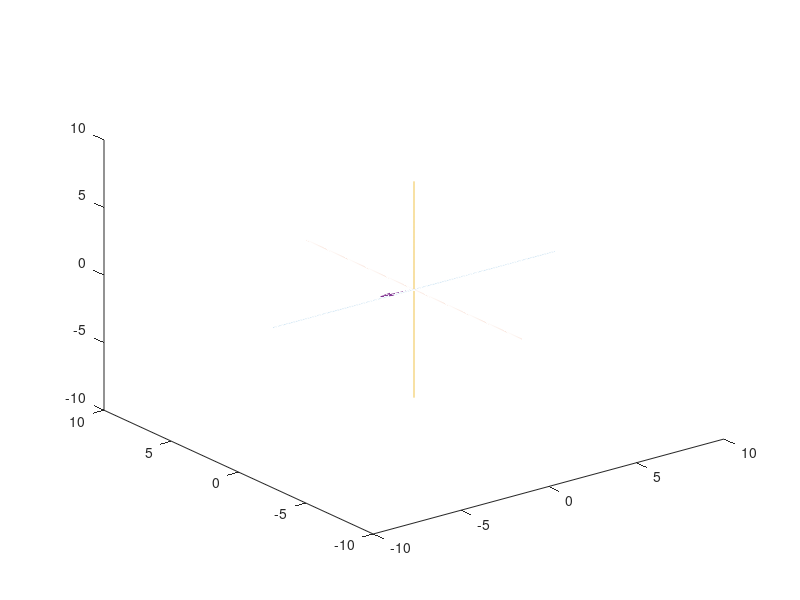

Here is the MATLAB script that generated this plot: (Note: this script raises an error after producing the figure.)
function Regular_Left_NoInstance_CSVRead()

Data = csvread('LeftArmMotionData.csv', 1,0);

Time = Data(1:end, 1);
Size = length(Time);
%--------------------------------------------------------------------------
%Arm_1 Vector Length
Arm_1 = Data(1:end, 2);

%Arm_2 Vector Length
Arm_2 = Data(1:end, 5);

%Arm_3 Vector Length
Arm_3 = Data(1:end, 8);


%--------------------------------------------------------------------------

%Arm 1------------------------------------------
%Phi Angle Setter
Upper_Arm_Phi = pi/180*Data(1:end, 3);

%Theta Angle Setter
Upper_Arm_Theta = pi/180*Data(1:end, 4);

%Arm 2------------------------------------------
%Phi Angle Setter
Forearm_Phi = pi/180*Data(1:end, 6);

%Theta Angle Setter
Forearm_Theta = pi/180*Data(1:end, 7);

%Arm 3------------------------------------------
%Phi Angle Setter
Hand_Phi = pi/180*Data(1:end, 9);

%Theta Angle Setter
Hand_Theta = pi/180*Data(1:end, 10);





%--------------------------------------------------------------------------
%Conversion from Spherical to Rectangular Coordinates 
%Arm 1
x_1 = Arm_1.*sin(Upper_Arm_Phi).*cos(Upper_Arm_Theta);
y_1 = Arm_1.*sin(Upper_Arm_Phi).*sin(Upper_Arm_Theta);
z_1 = Arm_1.*cos(Upper_Arm_Phi);

%Arm 2
x_2 = Arm_2.*sin(Forearm_Phi).*cos(Forearm_Theta);
y_2 = Arm_2.*sin(Forearm_Phi).*sin(Forearm_Theta);
z_2 = Arm_2.*cos(Forearm_Phi);

%Arm 3
x_3 = Arm_3.*sin(Hand_Phi).*cos(Hand_Theta);
y_3 = Arm_3.*sin(Hand_Phi).*sin(Hand_Theta);
z_3 = Arm_3.*cos(Hand_Phi);


%--------------------------------------------------------------------------
%Line/Axis Plots 
t1a = -8:.01:8;
t1b = 0*t1a;
t1c = 0*t1a;

t2b = -8:.01:8;
t2a = 0*t2b;
t2c = 0*t2b;

t3c = -8:.01:8;
t3a = 0*t3c;
t3b = 0*t3c;

%--------------------------------------------------------------------------
%Graphing loop
for j = 1:Size
    %Plot Axes
    plot3(t1a, t1b, t1c);
    hold on
    plot3(t2a, t2b, t2c);
    hold on
    plot3(t3a, t3b, t3c);
    hold on
    
    %Coordinate Set
    %Arm 1
    x2_begin_1 = 0;
    y2_begin_1 = 0;
    z2_begin_1 = 0;
    
    x2_1 = x_1(j);
    y2_1 = y_1(j);
    z2_1 = z_1(j);
    
    %Arm_2
    x2_begin_2 = x2_1;
    y2_begin_2 = y2_1;
    z2_begin_2 = z2_1;
    
    x2_2 = x_2(j) + x2_begin_2;
    y2_2 = y_2(j) + y2_begin_2;
    z2_2 = z_2(j) + z2_begin_2;
    
    %Arm_3
    x2_begin_3 = x2_2;
    y2_begin_3 = y2_2;
    z2_begin_3 = z2_2;
    
    x2_3 = x_3(j) + x2_begin_3;
    y2_3 = y_3(j) + y2_begin_3;
    z2_3 = z_3(j) + z2_begin_3;
    
    %Arm_1
    q_1 = quiver3([x2_begin_1],[y2_begin_1],[z2_begin_1],[x2_1],[y2_1],[z2_1]);
    q_1.Color = 'black';
    q_1.LineWidth = 10;
    q_1.Marker = 'h';
    q_1.MarkerSize = 20;
    q_1.MarkerFaceColor = 'blue';
    q_1.MarkerEdgeColor = 'blue';
    q_1.ShowArrowHead = 'off';
    q_1.AlignVertexCenters = 'on';
    hold on
    
    %Arm_2
    q_2 = quiver3([x2_begin_2],[y2_begin_2],[z2_begin_2],[x2_2],[y2_2],[z2_2]);
    q_2.Color = 'black';
    q_2.LineWidth = 10;
    q_2.Marker = 'h';
    q_2.MarkerSize = 20;
    q_2.MarkerFaceColor = 'blue';
    q_2.MarkerEdgeColor = 'blue';
    q_2.ShowArrowHead = 'off';
    q_2.AlignVertexCenters = 'on';
    hold on
    
    %Arm_3
    q_3 = quiver3([x2_begin_3],[y2_begin_3],[z2_begin_3],[x2_3],[y2_3],[z2_3]);
    q_3.Color = 'black';
    q_3.LineWidth = 10;
    q_3.Marker = 'h';
    q_3.MarkerSize = 20;
    q_3.MarkerFaceColor = 'blue';
    q_3.MarkerEdgeColor = 'blue';
    q_3.ShowArrowHead = 'on';
    q_3.AlignVertexCenters = 'on';
    hold on
    
    axis([-5 5 -5 5 -5 5])
    drawnow
    pause(.03)
    hold off
end

